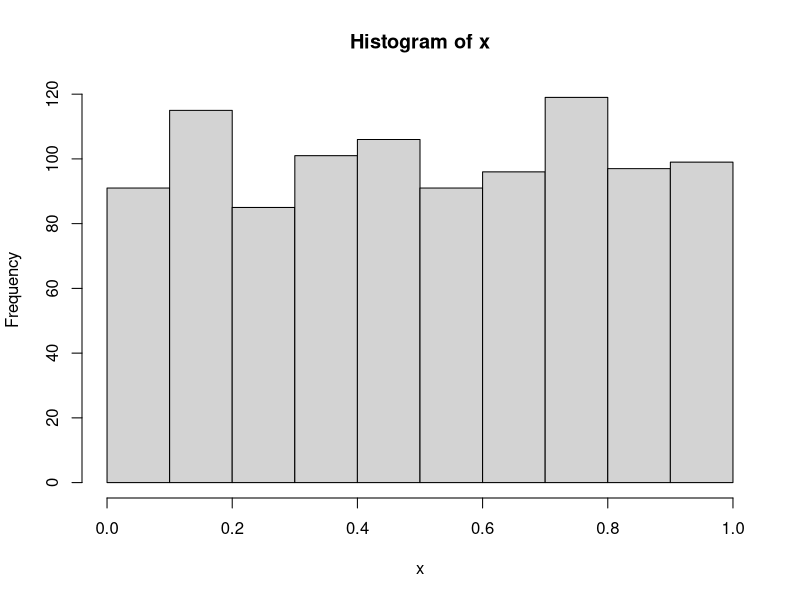
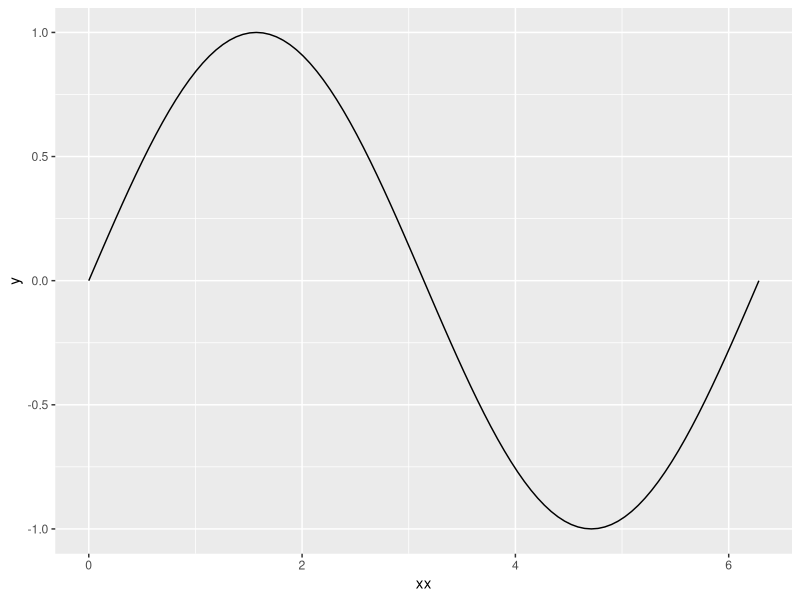

Write the R code that produced these figures, in order.
## ---- chunk 1
x <- runif(1000)
## ---- chunk 2
hist(x)
## ---- chunk 3
length(x[x>0.5])
## ---- chunk 4
library(ggplot2)
xx <- seq(from=0.0,to=2*pi,by=0.001)
ggplot(data.frame(x=xx), aes(xx)) + 
  stat_function(fun=function(xx) sin(xx))
## ---- chunk 5
polyroot(c(1, 2, 3))

## ---- chunk 6
normal.mean.CI <- function(x){
  xbar <- mean(x)
  s <- sd(x)
  n <- length(x)
  tmp1 <- 1.96*s/sqrt(n)
  ret <- c(xbar-tmp1,xbar+tmp1)
  return(ret)
}

normal.mean.CI(runif(1000))
## ---- chunk 7
fib_help <- function(a, b){
    if(a < 10000) {
        print(a)
        return(fib_help(b, a+b))
    }
}


fib_help(0, 1)
